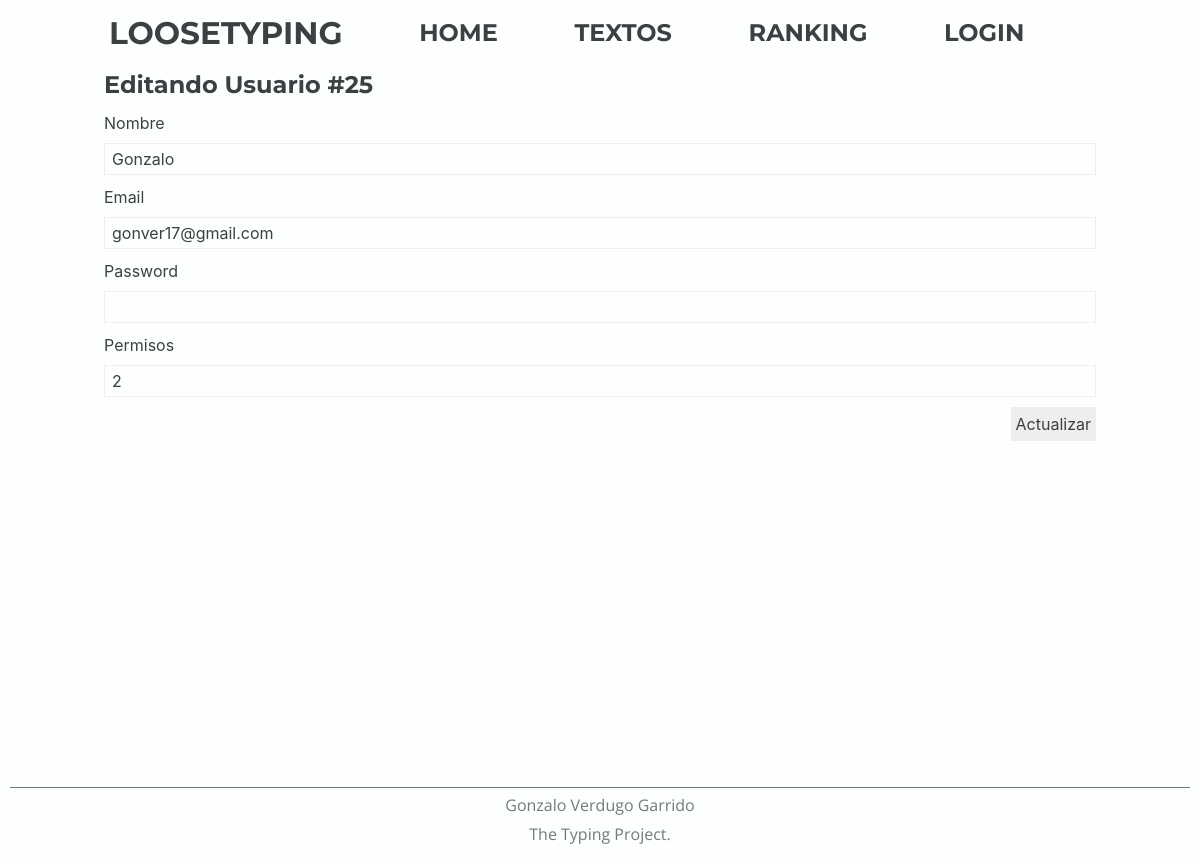
The app's page /views/actualizarUsuario.php?userId=25, older data.
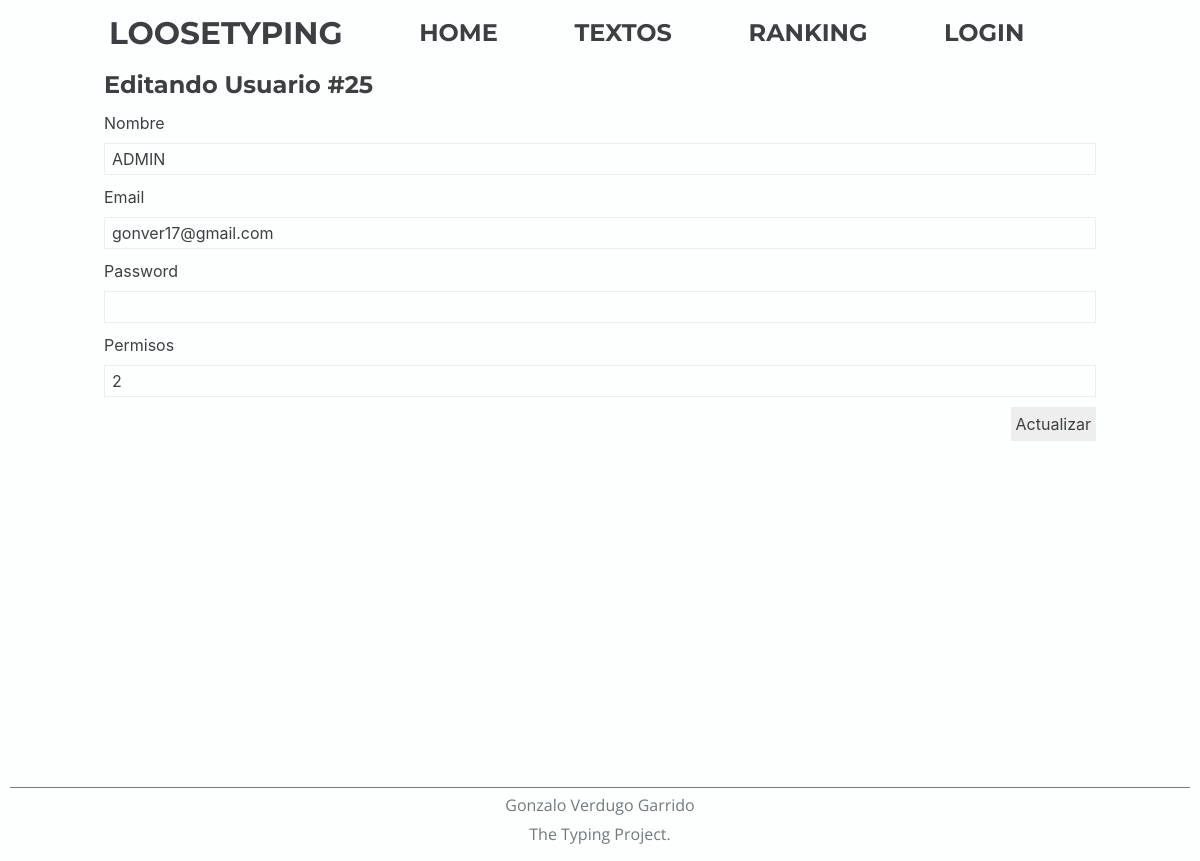
The same page, newer data.
### tables this page shows
CREATE TABLE `usuarios` (
  `id` int(11) NOT NULL,
  `nom_user` varchar(50) DEFAULT NULL,
  `ema_user` varchar(60) DEFAULT NULL,
  `pas_user` varchar(200) DEFAULT NULL,
  `ava_user` varchar(100) DEFAULT 'ec ec-robot',
  `created_at` timestamp NOT NULL DEFAULT current_timestamp() ON UPDATE current_timestamp(),
  `per_user` int(11) DEFAULT NULL
);

### public_html/private/model/dao/daoUser.php (called while the page is built, shortened)
<?php
class DaoUser
{
    public static function getById($id)
    {
        $db=  DbConnection::getInstance();
        $query="select * from usuarios where id='{$id}';";
        $result = $db->query($query)->fetch();
        return $result;
    }
}

### public_html/private/model/user.php (called while the page is built, shortened)
<?php
include_once("dao/daoUser.php");
class User
{
    private $id;
    private $name;
    private $email;
    private $permisos;
    public function __construct($id="", $name="", $email="", $password="", $avatar="", $createdAt="", $permisos="")
    {
        $this->id=$id;
        $this->name=$name;
        $this->email=$email;
        $this->permisos=$permisos;
    }
    public function getId()
    {
        return $this->id;
    }
    public function getName()
    {
        return $this->name;
    }
    public function getEmail()
    {
        return $this->email;
    }
    public function getPermisos()
    {
        return $this->permisos;
    }
    public static function getById($id)
    {
        $daoResult =DaoUser::getById($id);
        $user = new User($daoResult['id'], $daoResult['nom_user'], $daoResult['ema_user'], $daoResult['pas_user'], $daoResult['ava_user'], $daoResult['created_at'], $daoResult['per_user']);
        return $user ;
    }
}

### public_html/views/actualizarusuario.php (the view, shortened to what this page needs)
<?php
include_once('../private/model/user.php');
if (isset($_GET) && !empty($_GET)) {
    $updUser = User::getById($_GET['userId']);
}
?>
<!DOCTYPE html>
<html lang='es' dir='ltr'>
<head>
    <?php include "../includes/general-head.php" ?>
</head>
<body>
    <main>
        <?php include "../includes/nav.php" ?>
        <section>
            <div>
                <h1>Editando Usuario #<?php echo $updUser->getId() ?>
                </h1>
                <form
                    action="<?php echo $_SERVER['PHP_SELF'] ?>"
                    method="POST">
                    <ul class="tb-no-decor">
                        <li class="li-label-input"><label for="name">Nombre</label><input name="name" type="text"
                                value="<?php echo $updUser->getName() ?>">
                        </li>
                        <li class="li-label-input"><label for="email">Email</label><input name="email" type="email"
                                value="<?php echo $updUser->getEmail() ?>">
                        </li>
                        <li class="li-label-input"><label for="password">Password</label><input name="password"
                                type="password">
                        </li>
                        <li class="li-label-input"><label for="permisos">Permisos</label><input name="permisos"
                                type="text"
                                value="<?php echo $updUser->getPermisos() ?>">
                        </li>
                        <li class="line-end">
                            <input type="submit" value="Actualizar">
                        </li>
                    </ul>
                </form>
            </div>
        </section>
        <?php include "../includes/footer.php" ?>
    </main>
</body>
</html>

Row changes from the older to the newer data that the page shows:
changed usuarios "gonver17@gmail.com": name "Gonzalo" → "ADMIN"
